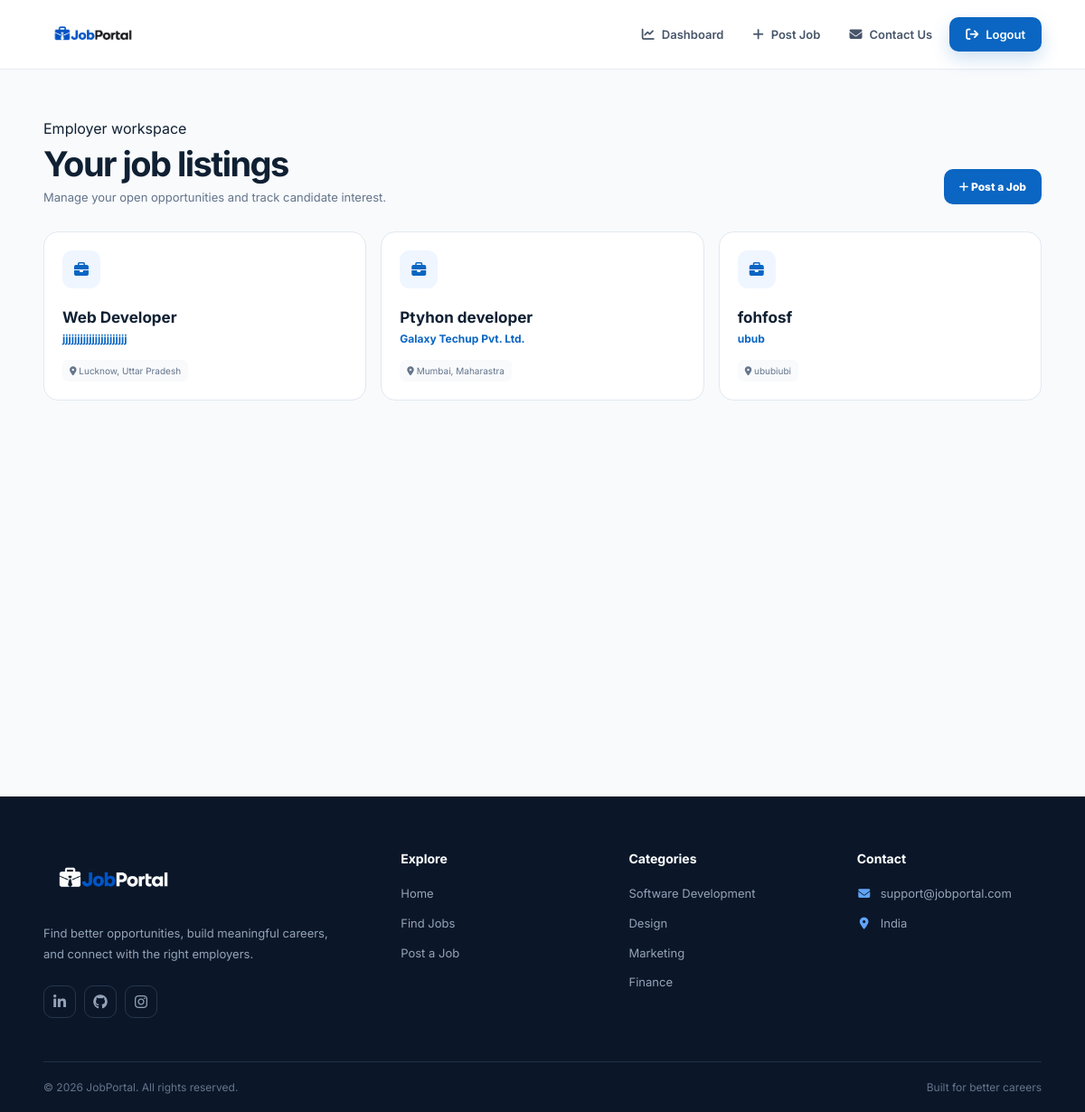
Before: /employer-dashboard/ (signed in) with the older database file.
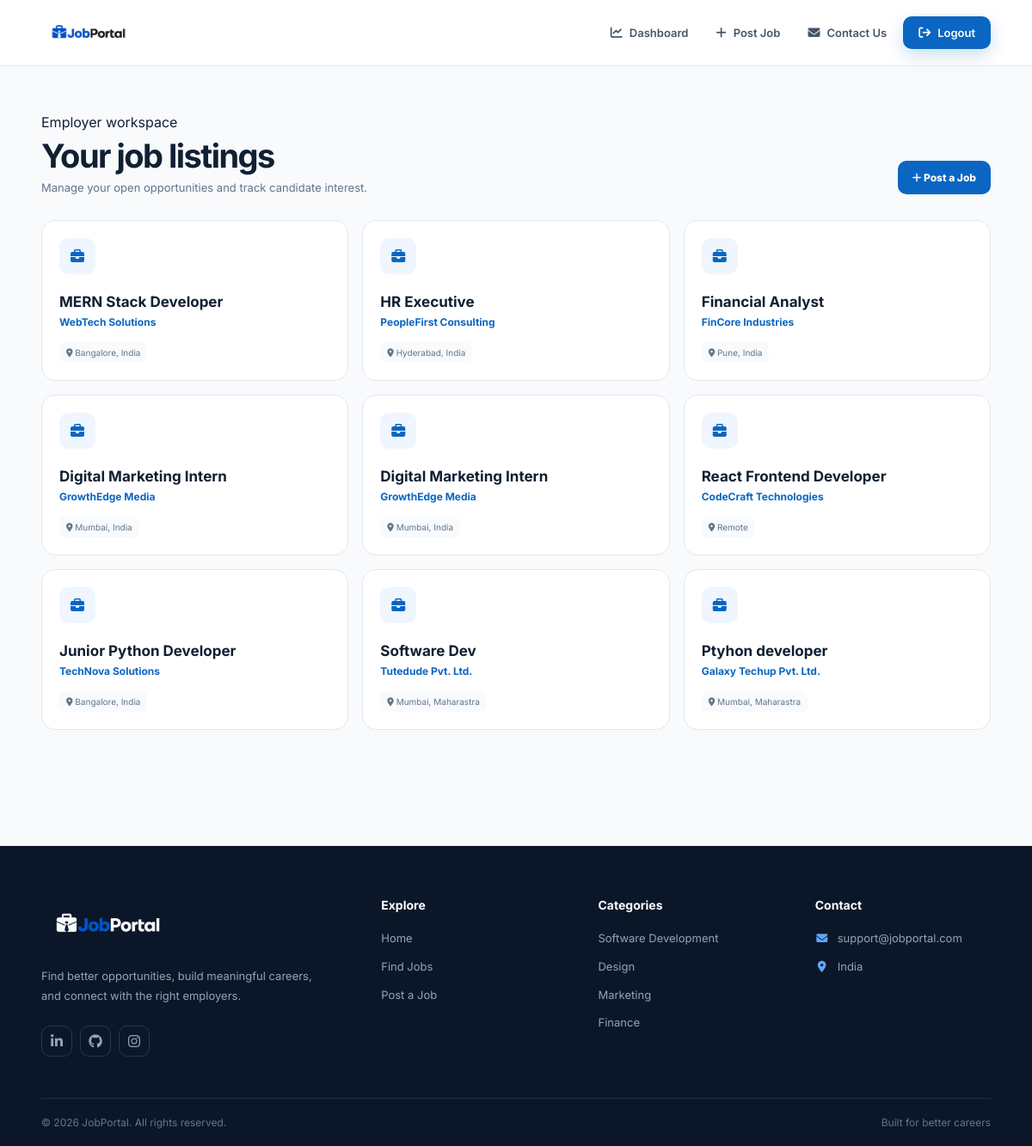
After: the same page with the newer database file.
### jbportal/models.py (models this page shows, shortened)
class Job(models.Model):
    title = models.CharField(max_length=100)
    category = models.ForeignKey(Category, on_delete=models.CASCADE)
    job_type = models.ForeignKey(JobType, on_delete=models.CASCADE)
    description = models.TextField()
    location = models.CharField(max_length=100)
    company = models.CharField(max_length=100)
    posted_date = models.DateTimeField(auto_now_add=True)
    apply_type = models.CharField(max_length=10, choices=APPLY_TYPES, default='resume')
    apply_link = models.CharField(max_length=500, null=True, blank=True)
    added_by = models.ForeignKey('auth.User', on_delete=models.CASCADE)
    views = models.ManyToManyField(User, related_name='job_views', blank=True)
    status = models.CharField(max_length=10, choices=[('active', 'Active'), ('inactive', 'Inactive')], default='active')

### jbportal/views.py (the view)
# urls.py: path('employer-dashboard/', employer_dashboard, name='employer_dashboard'),
@login_required(login_url='login')
def employer_dashboard(request):
    if not request.user.is_authenticated or request.user.profile.role != 'employer':
        return redirect('/access-denied')
    jobs = Job.objects.filter(added_by=request.user).order_by('-posted_date')
    return render(request, 'employer-dashboard.html', {'jobs': jobs})

### templates/employer-dashboard.html (shortened to what this page needs)
{% extends 'base.html' %}{% load static %}{% block head %}<link
  rel="stylesheet"
  href="{% static 'css/employer-dashboard.css' %}"
/>{%endblock %}{% block content %}
<section id="jobs">
  <div class="dashboard-head">
    <div>
      <span class="eyebrow">Employer workspace</span>
      <h1>Your job listings</h1>
      <p>Manage your open opportunities and track candidate interest.</p>
    </div>
    <a class="dashboard-action" href="/post-job/"
      ><i class="fa-solid fa-plus"></i> Post a Job</a
    >
  </div>
  <div class="jobs-section">
    {% for job in jobs %}
    <article
      class="dashboard-job"
      onclick="window.location.href='{% url 'manage_job' job.id %}'"
    >
      <div class="dash-icon"><i class="fa-solid fa-briefcase"></i></div>
      <h2>{{ job.title }}</h2>
      <p class="company">{{ job.company }}</p>
      <div class="meta">
        <span><i class="fa-solid fa-location-dot"></i> {{ job.location }}</span>
      </div>
    </article>
    {% empty %}
    <div class="dashboard-empty">
      <i class="fa-solid fa-briefcase"></i>
      <h2>No jobs posted yet</h2>
      <p>Create your first listing to start reaching candidates.</p>
    </div>
    {% endfor %}
  </div>
</section>
{% endblock %}

### templates/base.html (shortened to what this page needs)
{% load static %}
<!doctype html>
<html lang="en">
  <head>
    <link rel="stylesheet" href="{% static 'css/base.css' %}" />
    <link
      rel="stylesheet"
      href="https://cdnjs.cloudflare.com/ajax/libs/font-awesome/6.7.2/css/all.min.css"
    />
    {% block head %}{% endblock %}
  </head>
  <body>
    <header class="site-header">
      <div class="header-inner">
        <a href="/" class="brand"
          ><img src="{% static 'img/logo.png' %}" alt="JobPortal"
        /></a>
        <nav>
          <ul>
            {% if request.user.profile.role != 'employer' %}
            <li>
              <a href="/jobs"
                ><i class="fa-solid fa-briefcase"></i><span>Jobs</span></a
              >
            </li>
            <li>
              <a href="#"
                ><i class="fa-brands fa-app-store-ios"></i
                ><span>Get the app</span></a
              >
            </li>
            {% else %}
            <li>
              <a href="/employer-dashboard"
                ><i class="fa-solid fa-chart-line"></i><span>Dashboard</span></a
              >
            </li>
            <li>
              <a href="/post-job"
                ><i class="fa-solid fa-plus"></i><span>Post Job</span></a
              >
            </li>
            {% endif %}
            <li>
              <a href="#"
                ><i class="fa-solid fa-envelope"></i><span>Contact Us</span></a
              >
            </li>
            {% if request.user.is_authenticated %}
            <li>
              <a class="nav-cta" href="/logout"
                ><i class="fa-solid fa-arrow-right-from-bracket"></i
                ><span>Logout</span></a
              >
            </li>
            {% else %}
            <li>
              <a class="nav-cta" href="/login"><span>Login</span></a>
            </li>
            {% endif %}
          </ul>
        </nav>
      </div>
    </header>
    <main>{% block content %}{% endblock %}</main>
    <footer class="footer">
      <div class="footer-container">
        <div class="footer-brand">
          <a href="/" class="footer-logo"
            ><img src="{% static 'img/logo-white.png' %}" alt="JobPortal"
          /></a>
          <p>
            Find better opportunities, build meaningful careers, and connect
            with the right employers.
          </p>
          <div class="footer-social">
            <a href="#" aria-label="LinkedIn"
              ><i class="fa-brands fa-linkedin-in"></i></a
            ><a href="#" aria-label="GitHub"
              ><i class="fa-brands fa-github"></i></a
            ><a href="#" aria-label="Instagram"
              ><i class="fa-brands fa-instagram"></i
            ></a>
          </div>
        </div>
        <div class="footer-column">
          <h3>Explore</h3>
          <a href="/">Home</a><a href="/jobs/">Find Jobs</a
          ><a href="/post-job/">Post a Job</a>
        </div>
        <div class="footer-column">
          <h3>Categories</h3>
          <a href="/jobs/?category=Software">Software Development</a
          ><a href="/jobs/?category=Design">Design</a
          ><a href="/jobs/?category=Marketing">Marketing</a
          ><a href="/jobs/?category=Finance">Finance</a>
        </div>
        <div class="footer-column footer-contact">
          <h3>Contact</h3>
          <p><i class="fa-solid fa-envelope"></i>support@jobportal.com</p>
          <p><i class="fa-solid fa-location-dot"></i>India</p>
        </div>
      </div>
      <div class="footer-bottom">
        <p>© 2026 JobPortal. All rights reserved.</p>
        <span>Built for better careers</span>
      </div>
    </footer>
  </body>
</html>

### static/css/base.css (style rules this page uses)
:root { --primary: #0a66c2; --primary-dark: #004182; --ink: #102033; --muted: #64748b; --line: #e2e8f0; --surface: #fff; --soft: #f5f8fc; --shadow: 0 18px 50px rgba(15, 23, 42, 0.08); }
* { margin: 0; padding: 0; box-sizing: border-box; }
html { scroll-behavior: smooth; }
body { font-family: Inter, sans-serif; color: var(--ink); background: #f8fafc; min-height: 100vh; }
a { color: inherit; }
.site-header { position: sticky; top: 0; z-index: 100; background: rgba(255, 255, 255, 0.92); backdrop-filter: blur(18px); -webkit-backdrop-filter: blur(18px); border-bottom: 1px solid rgba(226, 232, 240, 0.85); }
.header-inner { width: min(1180px, 92%); height: 76px; margin: auto; display: flex; align-items: center; justify-content: space-between; }
.brand { display: flex; align-items: center; text-decoration: none; line-height: 0; }
.brand img { width: auto; height: 44px; max-width: 180px; object-fit: contain; display: block; }
nav ul { display: flex; align-items: center; gap: 6px; list-style: none; }
nav a { display: flex; align-items: center; gap: 8px; padding: 10px 13px; border-radius: 10px; text-decoration: none; color: #475569; font-size: 13px; font-weight: 600; transition: background 0.2s ease, color 0.2s ease, transform 0.2s ease; }
nav a i { font-size: 14px; }
nav .nav-cta { padding: 11px 18px; background: var(--primary); color: #fff; box-shadow: 0 8px 20px rgba(10, 102, 194, 0.2); }
main { min-height: calc(100vh - 76px); }
.footer { margin-top: 80px; background: #0b1729; color: #fff; }
.footer-container { width: min(1180px, 92%); margin: auto; padding: 60px 0 48px; display: grid; grid-template-columns: 1.7fr 1fr 1fr 1fr; gap: 48px; }
.footer-brand { max-width: 340px; }
.footer-logo { display: inline-flex; align-items: center; margin-bottom: 18px; text-decoration: none; }
.footer-logo img { width: auto; max-width: 155px; height: auto; display: block; }
.footer-brand p { color: #94a3b8; font-size: 13px; line-height: 1.8; margin-bottom: 22px; }
.footer-column { display: flex; flex-direction: column; gap: 12px; }
.footer-column h3 { font-size: 14px; font-weight: 700; margin-bottom: 8px; }
.footer-column a, .footer-contact p { color: #94a3b8; text-decoration: none; font-size: 13px; line-height: 1.6; transition: color 0.2s ease, transform 0.2s ease; }
.footer-contact p { display: flex; align-items: center; gap: 10px; }
.footer-contact i { color: #60a5fa; width: 16px; text-align: center; }
.footer-social { display: flex; gap: 9px; }
.footer-social a { width: 36px; height: 36px; border: 1px solid #26364d; border-radius: 10px; display: grid; place-items: center; text-decoration: none; color: #94a3b8; transition: background 0.2s ease, border-color 0.2s ease, color 0.2s ease, transform 0.2s ease; }
.footer-bottom { width: min(1180px, 92%); margin: auto; padding: 20px 0; border-top: 1px solid #203047; display: flex; justify-content: space-between; align-items: center; color: #64748b; font-size: 12px; }

### static/css/employer-dashboard.css (style rules this page uses)
#jobs { width: min(1180px, 92%); margin: auto; padding: 55px 0; }
.dashboard-head { display: flex; justify-content: space-between; align-items: end; margin-bottom: 30px; }
.dashboard-head h1 { font-size: 38px; letter-spacing: -0.04em; margin: 6px 0; }
.dashboard-head p { font-size: 13px; color: #64748b; }
.dashboard-action { background: #0a66c2; color: #fff; text-decoration: none; border-radius: 10px; padding: 12px 17px; font-size: 12px; font-weight: 800; }
.jobs-section { display: grid; grid-template-columns: repeat(3, 1fr); gap: 16px; }
.dashboard-job { background: #fff; border: 1px solid #e2e8f0; border-radius: 16px; padding: 20px; cursor: pointer; transition: 0.2s; }
.dash-icon { width: 42px; height: 42px; border-radius: 11px; background: #eff6ff; color: #0a66c2; display: grid; place-items: center; margin-bottom: 22px; }
.dashboard-job h2 { font-size: 17px; margin-bottom: 6px; }
.dashboard-job .company { color: #0a66c2; font-size: 12px; font-weight: 700; }
.dashboard-job .meta { display: flex; gap: 8px; margin-top: 16px; }
.dashboard-job .meta span { background: #f8fafc; color: #64748b; padding: 6px 8px; border-radius: 7px; font-size: 10px; }

Changed rows visible on the page:
removed Job: title "Web Developer", company "jjjjjjjjjjjjjjjjjjjjjj", location "Lucknow, Uttar Pradesh"
removed Job: title "fohfosf", company "ubub", location "ububiubi"
added Job: title "MERN Stack Developer", company "WebTech Solutions", location "Bangalore, India"
added Job: title "HR Executive", company "PeopleFirst Consulting", location "Hyderabad, India"
added Job: title "Financial Analyst", company "FinCore Industries", location "Pune, India"
added Job: title "Digital Marketing Intern", company "GrowthEdge Media", location "Mumbai, India"
added Job: title "Digital Marketing Intern", company "GrowthEdge Media", location "Mumbai, India"
added Job: title "React Frontend Developer", company "CodeCraft Technologies", location "Remote"
added Job: title "Junior Python Developer", company "TechNova Solutions", location "Bangalore, India"
added Job: title "Software Dev", company "Tutedude Pvt. Ltd.", location "Mumbai, Maharastra"
